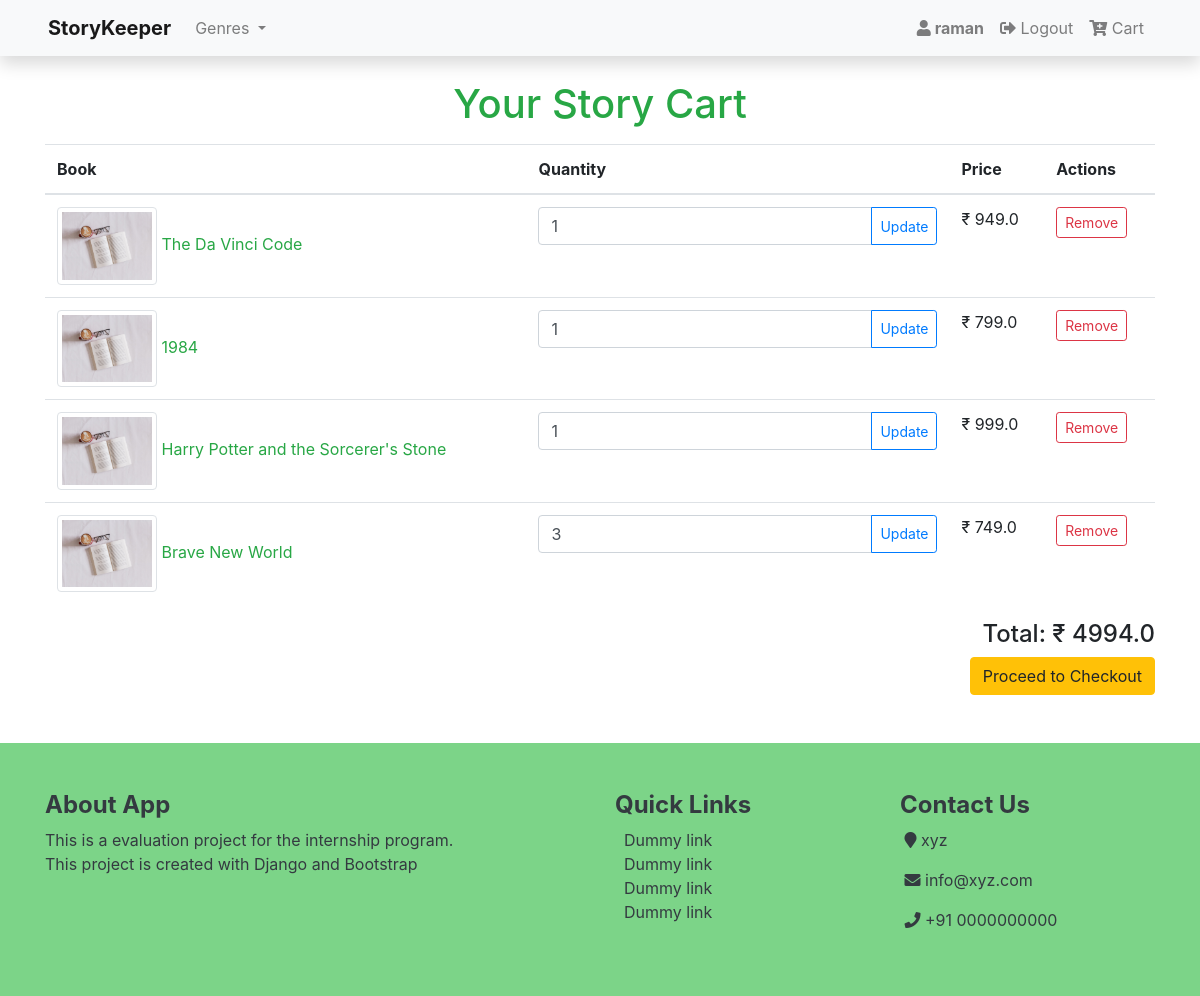
The app's page /cart/ (signed in), older data.
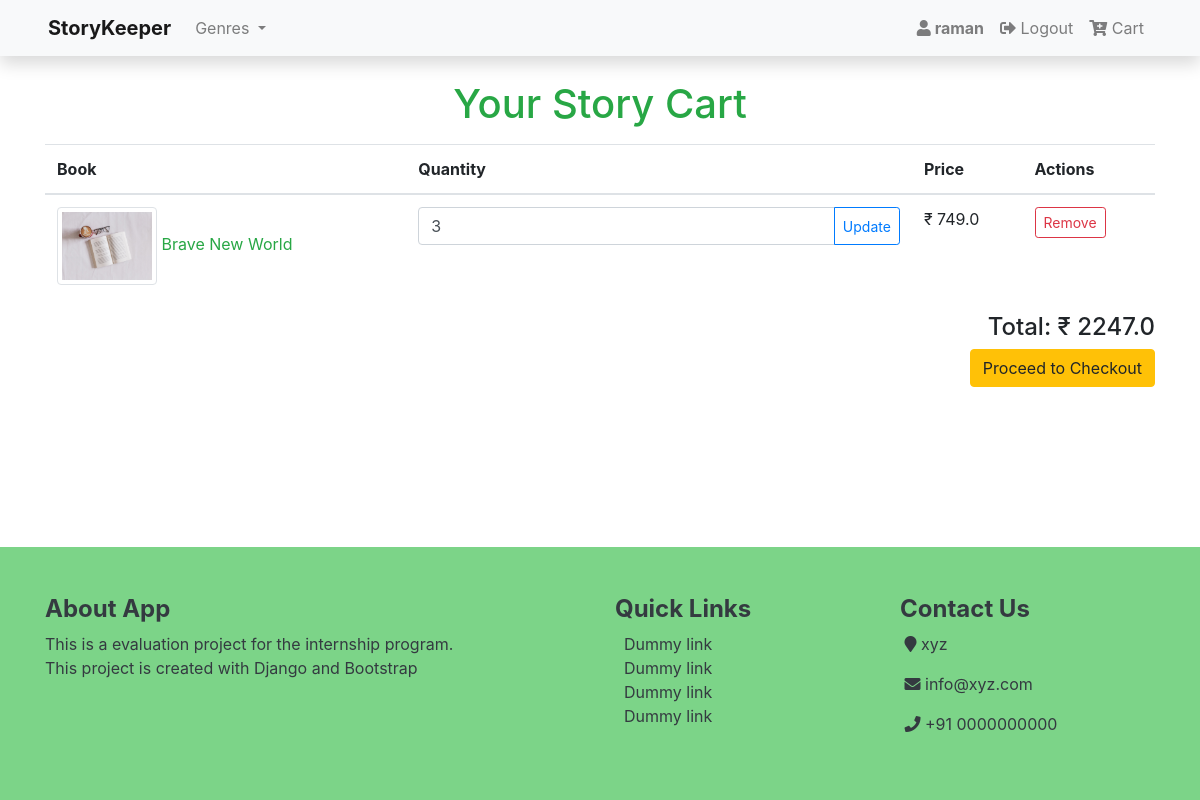
The same page, newer data.
### books/models.py (models this page shows, shortened)
class Cart(models.Model):
    user = models.ForeignKey(User, on_delete=models.CASCADE, null=True, blank=True)
    books = models.ForeignKey(Book, on_delete=models.SET_NULL, blank=True, null=True)
    quantity = models.IntegerField(default=0, null=True, blank=True)
    date_added = models.DateTimeField(auto_now_add=True)

class Book(models.Model):
    title  		 = models.CharField(max_length=200)
    author 		 = models.CharField(max_length=100)
    genre   	 = models.CharField(max_length=100)
    price     	 = models.FloatField(default=0)
    quantity   	 = models.IntegerField(default=0)
    description  = models.TextField(default='No Description', null=True, blank=False)
    average_rating  = models.FloatField(default=0)
    created_on 	 = models.DateTimeField(auto_now_add=True)
    updated_on 	 = models.DateTimeField(auto_now=True)
    digital         = models.BooleanField(default=False, null=True, blank=False)
    status          = models.IntegerField(choices=status,default = 1)
    class Meta:
        ordering    = ['-quantity']

### books/views.py (the view)
# urls.py: path('cart/', views.cart_view, name='cart'),
@login_required
def cart_view(request):
    cart_items = Cart.objects.filter(user=request.user).order_by('-date_added')
    genre = Book.objects.values('genre').distinct().order_by('genre')
    if not cart_items:
        messages.error(request, 'Add at least one Story to your cart!')
        return redirect('home')
    total_amount = 0
    for cart_item in cart_items:
        total_amount += cart_item.books.price * cart_item.quantity
    return render(request, 'shopping/cart.html', {'cart_items': cart_items, 'cart_total': total_amount, 'genre':genre})

### books/templates/shopping/cart.html (shortened to what this page needs)
{% extends 'base.html' %}
{% load static %}
{% block content %}
<div class="container mt-4">
    <h1 class="text-success text-center mb-3">Your Story Cart</h1>
    {% if cart_items %}
    <div class="table-responsive-sm">
    <table class="table">
        <thead>
            <tr>
                <th scope="col">Book</th>
                <th scope="col">Quantity</th>
                <th scope="col">Price</th>
                <th scope="col">Actions</th>
            </tr>
        </thead>
        <tbody>
            {% for item in cart_items %}
            <tr>
                <td>
                    <img src="{% static 'images/thumbnail.jpg' %}" alt="{{ item.books.title }}" class="img-thumbnail" width="100">
                    <a href="#"><span class="text-success">{{ item.books.title }}</span></a>
                </td>
                <td>
                    <form method="post" action="{% url 'update_cart' item.id %}">
                        <div class="input-group">
                            <input type="number" name="quantity" value="{{ item.quantity }}" min="1" class="form-control">
                            <div class="input-group-append">
                                <button type="submit" class="btn btn-outline-primary btn-sm">Update</button>
                            </div>
                        </div>
                    </form>
                </td>
                <td>&#8377; {{ item.books.price }}</td>
                <td>
                    <a href="{% url 'remove_from_cart' item.id %}" class="btn btn-outline-danger btn-sm">Remove</a>
                </td>
            </tr>
            {% endfor %}
        </tbody>
    </table>
</div>
    <div class="text-right mt-3">
        <h4>Total: &#8377; {{ cart_total }}</h4>
        <form method="post" action="checkout">
            <button type="submit" class="btn btn-warning">Proceed to Checkout</button>
        </form>
    </div>
    {% else %}
    <div class="container shadow">
        <h2 class="text-center text-danger text-bold">Your Story Cart</h2>
            <strong>Your Story cart is currently empty.</strong>
        <a href="{% url 'home' %}">Explore more stories</a>
    </div>
    {% endif %}
</div>
{% endblock %}

Row changes from the older to the newer data that the page shows:
removed Cart: books "The Da Vinci Code", quantity "1", books.price "949.0"
removed Cart: books "1984", quantity "1", books.price "799.0"
removed Cart: books "Harry Potter and the Sorcerer's Stone", quantity "1", books.price "999.0"
Text that changed along with them:
{{ cart_total }}: "4994.0" → "2247.0"
